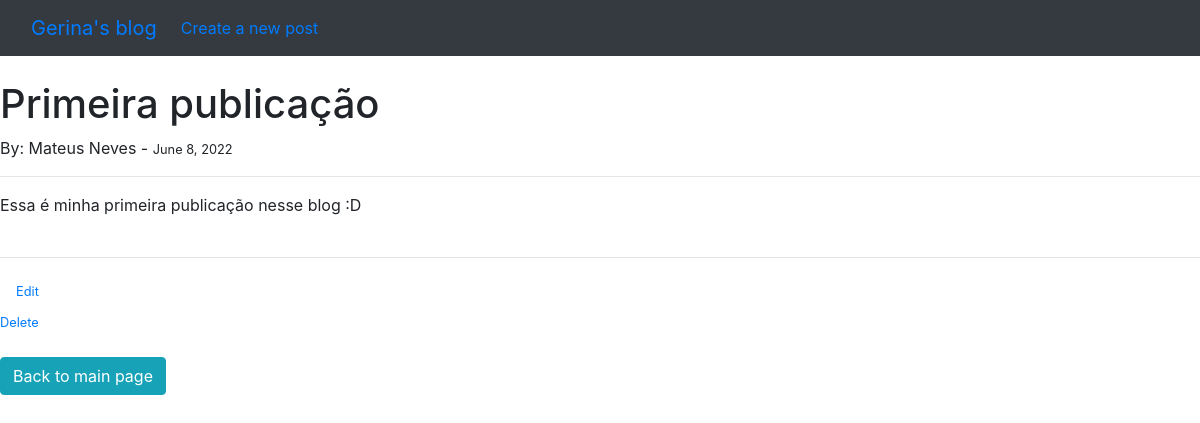
The app's page /article/1 with its own data.
### theblog/models.py (models this page shows, shortened)
class Post(models.Model):
    title = models.CharField(max_length=255)
    author = models.ForeignKey(User, on_delete=models.CASCADE)
    body = models.TextField()
    title_tag = models.CharField(max_length=255, default=title)
    post_date = models.DateField(auto_now_add=True)

### theblog/views.py (the view)
# urls.py: path('article/<int:pk>', ArticleDetailView.as_view(), name='article-detail'),
class ArticleDetailView(DetailView):
    model = Post
    template_name = 'article_details.html'

### theblog/templates/article_details.html (shortened to what this page needs)
{% extends 'base.html'%}
{% block content %}
    <h1>{{ post.title }}</h1>
    <h7>By: {{ post.author.first_name }} {{ post.author.last_name }} - </h7>
    <small> {{ post.post_date }}</small>
    <hr>
    {{ post.body}}
    <br><br>
    <hr>
    <small><a class="nav-link" href="{% url 'update_post' post.pk %}">Edit</a>
    <a href="{% url 'delete_post' post.pk %}">Delete</a></small>
    <br><br>
    <a href="{% url 'home' %}" class="btn btn-info">Back to main page</a>
{% endblock %}

### records on screen
Post: title "Primeira publicação", author.first_name "Mateus", author.last_name "Neves", post_date "June 8, 2022", body "Essa é minha primeira publicação nesse blog :D"
